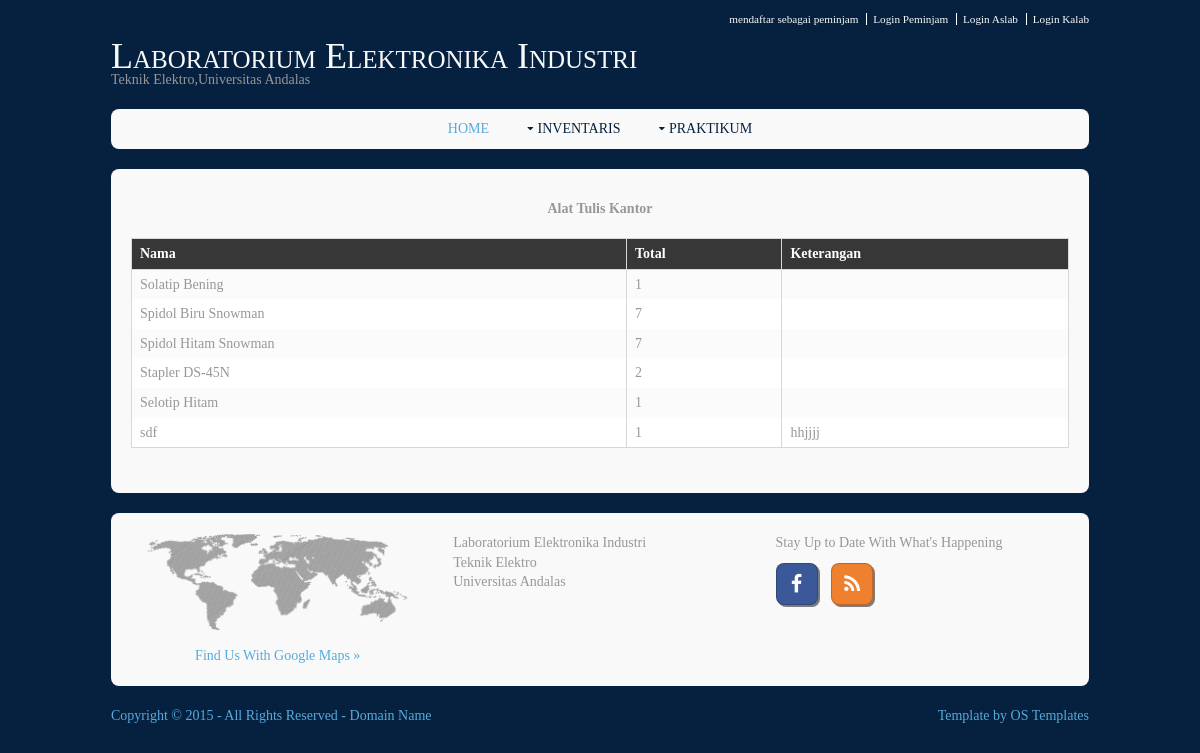
/ATK.php, run on the app's committed database.
### tables this page shows
CREATE TABLE IF NOT EXISTS `peralatan` (
  `peralatan_id` int(11) NOT NULL,
  `peralatan_nama` varchar(64) NOT NULL,
  `jenis_peralatan_id` int(11) NOT NULL,
  `Baik` int(11) DEFAULT NULL,
  `Rusak_ringan` int(11) DEFAULT NULL,
  `Rusak_berat` int(11) DEFAULT NULL,
  `total` int(11) NOT NULL,
  `Catatan` varchar(64) NOT NULL,
  PRIMARY KEY (`peralatan_id`)
);

### ATK.php (the view, shortened to what this page needs)
<?php
    $sql = "select Peralatan_nama,total,Catatan from peralatan where jenis_peralatan_id=2";
    $sql1=mysql_query($sql);
?>
<!DOCTYPE html>
<html>
<head>
<link href="layout/styles/layout.css" rel="stylesheet" type="text/css" media="all">
</head>
<body id="top">
<div class="wrapper row0">
  <div id="topbar" class="clear">
    <nav>
      <ul>
        <li><a href="daftarpeminjam.php">mendaftar sebagai peminjam</a></li>
        <li><a href="loginpinjam">Login Peminjam</a></li>
        <li><a href="login.php">Login Aslab</a></li>
        <li><a href="login.php">Login Kalab</a></li>
      </ul>
    </nav>
  </div>
</div>
<div class="wrapper row1">
  <header id="header" class="clear">
    <div id="logo" class="fl_left">
      <h1><a href="#">Laboratorium Elektronika Industri</a></h1>
      <p>Teknik Elektro,Universitas Andalas</p>
    </div>
  </header>
</div>
<div class="wrapper row2">
  <div class="rounded">
    <nav id="mainav" class="clear">
      <ul class="clear">
        <li class="active"><a href="index.php">Home</a></li>
        <li><a class="drop" href="#">Inventaris</a>
        </li>
        <li><a class="drop" href="#">Praktikum</a>
        </li>
      </ul>
    </nav>
  </div>
</div>
<div class="wrapper row3">
  <div class="rounded">
    <main class="container clear">
        <center>
          <b> Alat Tulis Kantor </b> <br> <br>
        </center>
        <table>
          <tr>
              <th> Nama </th>
              <th> Total</th>
              <th> Keterangan</th>
          </tr>
          <?php
            while ($row=mysql_fetch_assoc($sql1)) {
              echo "<tr>";
              echo "<td>".$row["Peralatan_nama"]."</td>";
              echo "<td>".$row["total"]."<t/d>";
              echo "<td>".$row["Catatan"]."<t/d>";
               echo "</tr>";
            }
          ?>
        </table>
    </main>
  </div>
</div>
<div class="wrapper row4">
  <div class="rounded">
    <footer id="footer" class="clear">
      <div class="one_third first">
        <figure class="center"><img class="btmspace-15" src="images/demo/worldmap.png" alt="">
          <figcaption><a href="https://www.google.co.id/maps/place/Universitas+Andalas/@-0.914518,100.459528,17z/data=!3m1!4b1!4m2!3m1!1s0x2fd4b7969c6d51df:0xe826014ce459af90">Find Us With Google Maps &raquo;</a></figcaption>
        </figure>
      </div>
      <div class="one_third">
        <address>
        Laboratorium Elektronika Industri <br>
        Teknik Elektro<br>
        Universitas Andalas<br>
        <br>
        </address>
      </div>
      <div class="one_third">
        <p class="nospace btmspace-10">Stay Up to Date With What's Happening</p>
        <ul class="faico clear">
          <li><a class="faicon-facebook" href="#"><i class="fa fa-facebook"></i></a></li>
          <li><a class="faicon-rss" href="#http://laboratoriumelektronikaindustri.blogspot.com/"><i class="fa fa-rss"></i></a></li>
        </ul>
      </div>
    </footer>
  </div>
</div>
<div class="wrapper row5">
  <div id="copyright" class="clear">
    <p class="fl_left">Copyright &copy; 2015 - All Rights Reserved - <a href="#">Domain Name</a></p>
    <p class="fl_right">Template by <a target="_blank" href="http://www.os-templates.com/" title="Free Website Templates">OS Templates</a></p>
  </div>
</div>
</body>
</html>

### layout/styles/layout.css (style rules this page uses)
#topbar { padding:10px 0 0 0; text-align:right; font-size:.8em; }
#topbar li { display:inline; margin-right:3px; padding-right:8px; border-right:1px solid; }
#topbar li:last-child { margin-right:0; padding-right:0; border:none; }
#header #logo h1 { margin:0 0 8px 0; padding:0; font-size:36px; line-height:12px; font-variant:small-caps; font-style:normal; }
#header #logo p { margin:0; padding:0; }
.container { padding:20px 10px; }
#footer { padding:10px; }
#footer .faico { margin-bottom:10px; }
#footer .faico li { margin:0 10px 0 0; }
#footer .faico li:last-child { margin-right:0; }
#footer .faico a { border:1px solid; }
#copyright p { margin:0; padding:0; }
nav ul, nav ol { margin:0; padding:0; list-style:none; }
#mainav .drop::after, #mainav li li .drop::after, #breadcrumb li a::after, .sidebar nav a::after { position:absolute; font-family:"FontAwesome"; font-size:10px; line-height:10px; }
#mainav { text-align:center; text-transform:uppercase; }
#mainav li { display:inline-block; position:relative; margin:0 30px 0 0; padding:0; }
#mainav li:last-child { margin-right:0; }
#mainav li a { display:block; padding:0; }
#mainav .drop { padding-left:15px; }
#mainav .drop::after, #mainav li li .drop::after { content:"\f0d7"; }
#mainav .drop::after { top:5px; left:5px; }
table, th, td { border:1px solid; border-collapse:collapse; vertical-align:top; box-sizing:border-box; }
table, th { table-layout:auto; }
table { width:100%; margin-bottom:15px; }
th, td { padding:5px 8px; }
td { border-width:0 1px; }
.faico { margin:0; padding:0; list-style:none; }
.faico li { display:inline-block; margin:0 2px 0 0; padding:0; line-height:normal; }
.faico li:last-child { margin-right:0; }
.faico a { display:block; width:40px; height:40px; line-height:40px; font-size:20px; text-align:center; }
.faico a { color:#FFFFFF; }
.faicon-facebook { background-color:#3B5998; }
.faicon-rss { background-color:#EE802F; }
.rounded, input, button, textarea, #header input, #footer input, #slide-wrapper figcaption, .avatar, #comments li, .faico a, #twitter, .pagination a, .pagination strong { border-radius:8px; }
body { color:#F9F9F9; background-color:#06213F; }
a { color:#55ABDA; }
.rounded { color:inherit; background-color:#F9F9F9; }
.row0, .row0 a { color:#F9F9F9; background-color:#06213F; }
.row1 { color:#979797; background-color:#06213F; }
.row1 a { color:#F9F9F9; background-color:inherit; }
.row2, .row2 a { color:#06213F; background-color:inherit; }
.row3 { color:#979797; background-color:inherit; }
.row4 { color:#979797; background-color:inherit; }
.row5, .row5 a { color:#55ABDA; background-color:#06213F; }
#topbar li { border-color:#FFFFFF; }
#footer .faico a { box-shadow:2px 2px 0 0 rgba(0,0,0,.5); border-color:rgba(0,0,0,.2); }
#mainav li a { color:inherit; }
#mainav .active a, #mainav a:hover, #mainav li:hover > a { color:#55ABDA; background-color:inherit; }
table, th, td, #comments .avatar, #comments input, #comments textarea { border-color:#D7D7D7; }
th { color:#FFFFFF; background-color:#373737; }
tr, #comments li, #comments input[type="submit"], #comments input[type="reset"] { color:inherit; background-color:#FBFBFB; }
tr:nth-child(odd), #comments li:nth-child(odd) { color:inherit; background-color:#FFFFFF; }
@media screen and (min-width:978px) { .wrapper { max-width:978px; } }

### data on the page
peralatan: peralatan_nama "Solatip Bening", total "1"
peralatan: peralatan_nama "Spidol Biru Snowman", total "7"
peralatan: peralatan_nama "Spidol Hitam Snowman", total "7"
peralatan: peralatan_nama "Stapler DS-45N", total "2"
peralatan: peralatan_nama "Selotip Hitam", total "1"
peralatan: peralatan_nama "sdf", total "1", Catatan "hhjjjj"
